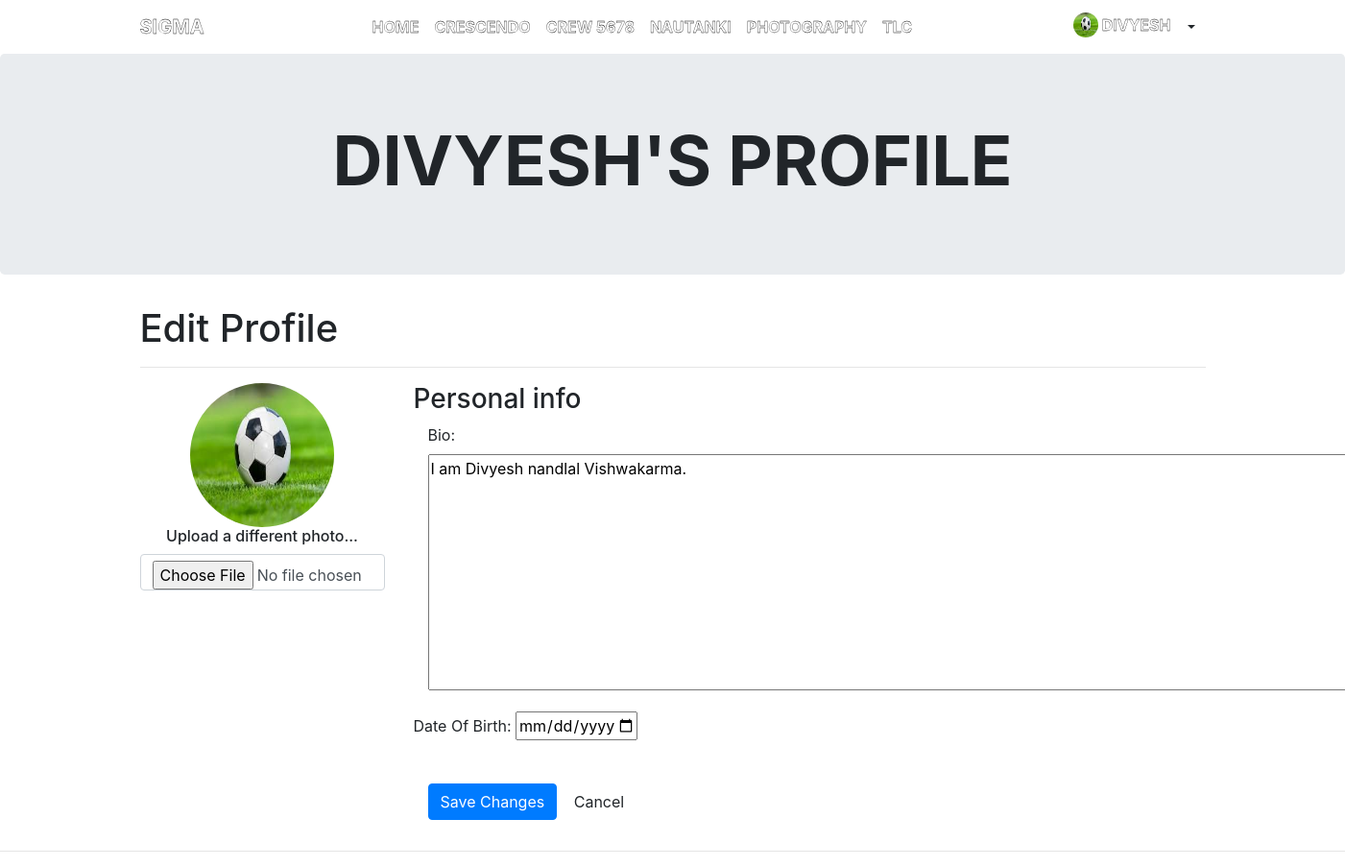
Before: /profile/1 with the older database file.
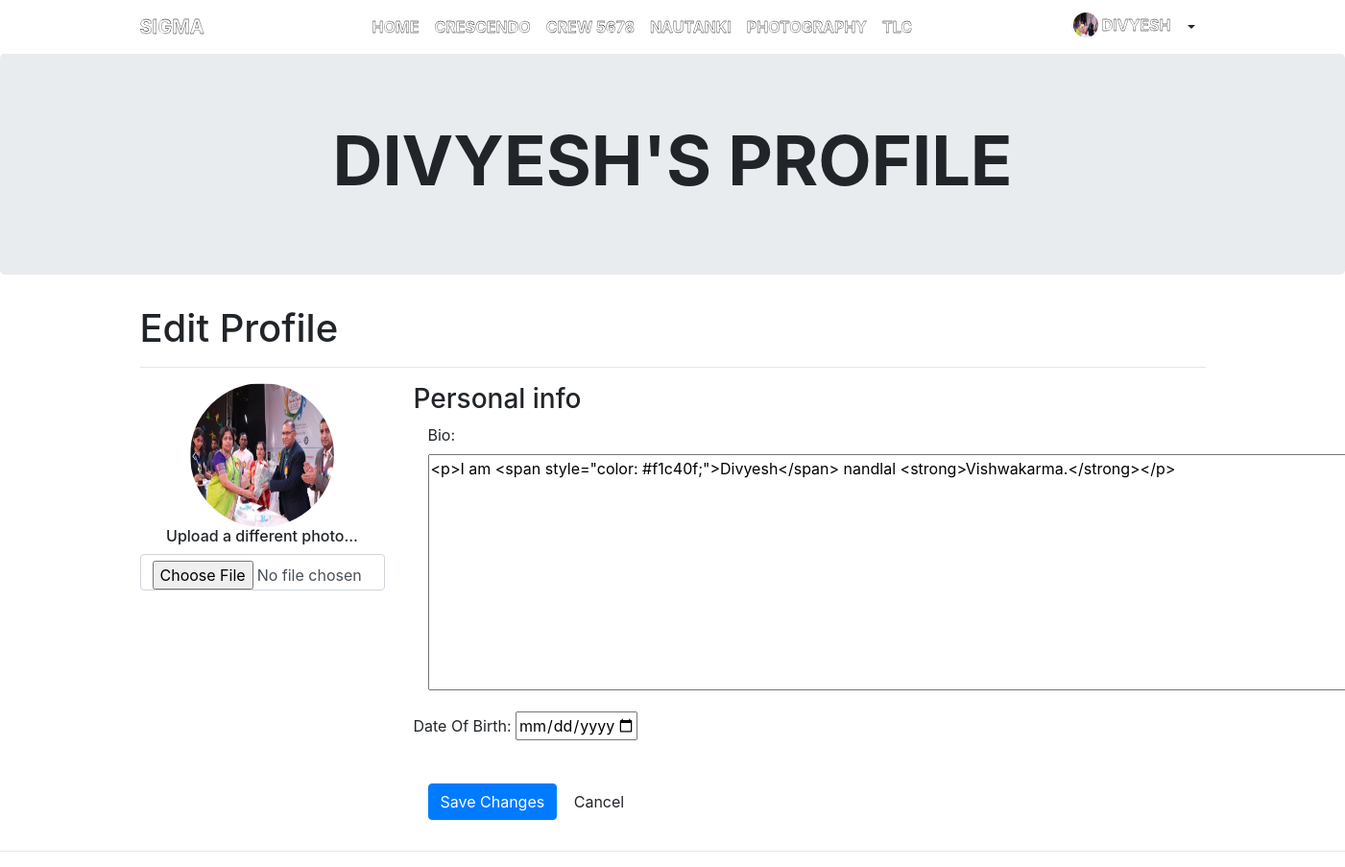
After: the same page with the newer database file.
### society/models.py (models this page shows, shortened)
class User(AbstractUser):
    pass

class Profile(models.Model):
    user=models.OneToOneField(User, on_delete=models.CASCADE, related_name="userofprofile")
    bio=models.TextField(max_length=500, help_text="Describe Yourself in 500 words or less", blank=True)
    dob=models.DateField(help_text="Date of Birth", blank=True)
    pic=models.ImageField(upload_to='images', blank=True)

### society/views.py (the view)
# urls.py: path("profile/<str:userid>", views.profile, name="profile"),
def profile(request, userid):
    user=User.objects.get(pk=userid)
    if request.method == "POST":
        user=user
        bio=request.POST["bio"]
        dob=request.POST["dob"]
        pic=request.FILES.get('pic', False)
        try:
            oldProfile=Profile.objects.get(pk=userid)
            if bio:
                oldProfile.bio=bio
            else:
                pass
            if dob:
                oldProfile.dob=dob
            else:
                pass
            if pic:
                oldProfile.pic=pic
            else:
                pass
            oldProfile.save()
            return HttpResponseRedirect(reverse("society:index"), {
                "message":"Profile was updated successfully"
            })
        except ObjectDoesNotExist:
            newProfile=Profile(user=user, bio=bio, dob=dob, pic=pic)
            newProfile.save()
            return HttpResponseRedirect(reverse("society:index"), {
                "message":"Profile was created successfully"
            })
    else:
        login(request, user)
        try:
            profile=Profile.objects.get(pk=userid)
        except ObjectDoesNotExist:
            profile=""
        return render(request, "society/profile.html", {
            "user":user,
            "profile":profile
        })

### society/templates/society/profile.html (shortened to what this page needs)
{% extends "society/layout.html" %}
{% block body %}
<div class="jumbotron text-center">
    <h1 class="font-weight-bold display-3 p-1">{{ user.username|upper }}'S PROFILE</h1>
</div>
<div class="container">
    <h1>Edit Profile</h1>
      <hr>
    <form class="form-horizontal" enctype="multipart/form-data" role="form" action="{% url 'society:profile' user.id %}" method="POST">
	<div class="row">
      <div class="col-md-3">
        <div class="text-center">
          <img src="{{ profile.pic.url }}" class="avatar img-circle" alt="avatar" style="height: 150px; width: 150px; border-radius: 75px;">
          <h6>Upload a different photo...</h6>
          <input type="file" class="form-control" name="pic">
        </div>
      </div>
      <div class="col-md-9 personal-info">
        <h3>Personal info</h3>
          <div class="form-group">
            <label class="col-lg-3 control-label">Bio:</label>
            <div class="col-lg-8">
              <textarea rows="10" cols="100" name="bio" placeholder="Enter Your Short Description here within 500 words.">{{ profile.bio }}</textarea>
            </div>
          </div>
          <div class="form-group">
            <label for="start">Date Of Birth:</label>
            <input type="date" id="start" name="dob" value="{{ profile.dob }}" min="1980-01-01" max="2021-01-01">
          </div>
          <div class="form-group">
            <div class="col-md-8">
              <input type="submit" class="btn btn-primary" value="Save Changes">
              <input type="reset" class="btn btn-default" value="Cancel">
            </div>
          </div>
        </form>
      </div>
<hr>
{% endblock body %}

### society/templates/society/layout.html (shortened to what this page needs)
{% load static %}
<!DOCTYPE html>
<html lang="en">
<head>
    <link rel="stylesheet" href="https://cdn.jsdelivr.net/npm/bootstrap@4.5.3/dist/css/bootstrap.min.css">
    <link rel="stylesheet" href="{% static 'society/styles.css' %}">
    <header class="header">
        <nav class="navbar navbar-expand-lg fixed-top py-1">
            <div class="container"><a href="{% url 'society:index' %}" class="navbar-brand mb-1 text-uppercase font-weight-bold">SIGMA</a>
                <div id="navbarSupportedContent" class="collapse navbar-collapse d-flex justify-content-between">
                    <ul class="navbar-nav ml-auto">
                        <li class="nav-item mb-1 active"><a href="{% url 'society:index' %}" class="nav-link text-uppercase font-weight-bold">Home </a></li>
                        <li class="nav-item mb-1"><a href="{% url 'crescendo:index' %}" class="nav-link text-uppercase font-weight-bold">Crescendo</a></li>
                        <li class="nav-item mb-1"><a href="{% url 'crew5678:index' %}" class="nav-link text-uppercase font-weight-bold">Crew 5678</a></li>
                        <li class="nav-item mb-1"><a href="{% url 'nautanki:index' %}" class="nav-link text-uppercase font-weight-bold">Nautanki</a></li>
                        <li class="nav-item mb-1"><a href="{% url 'photography:index' %}" class="nav-link text-uppercase font-weight-bold">Photography</a></li>
                        <li class="nav-item mb-1"><a href="{% url 'tlc:index' %}" class="nav-link text-uppercase font-weight-bold">TLC</a></li>
                    </ul>
                    <ul class="navbar-nav ml-auto">
                        {% if user.is_authenticated %}
                        <li class="btn-group">
                            <button type="button" class="nav-link btn mb-1 bg-transparent font-weight-bold text-uppercase"><img alt="Update Profile Pic" class="mb-1" src="{{ user.userofprofile.pic.url }}" style="height:26px; width:26px; border-radius:13px;"> {{ user.username }}</button>
                            <button type="button" class="btn btn-sm mb-1 bg-transparent dropdown-toggle dropdown-toggle-split" data-toggle="dropdown" aria-haspopup="true" aria-expanded="false">
                            </button>
                        </li>
                        {% endif %}
                    </ul>
                </div>
            </div>
        </nav>
    </header>
</head>
<body>
    {% block body %}
    {% endblock body %}
</body>
</html>

### society/static/society/styles.css (style rules this page uses)
.navbar { transition: all 0.4s; }
.navbar .nav-link { color: #fff; }
.navbar .navbar-brand { color: #fff; }
body { padding-top: 4%; min-height: 110vh; }
.nav-link, .navbar-brand, .myMargin { color: white; -webkit-text-stroke-width: 0.3px; -webkit-text-stroke-color: black; }

Changed rows visible on the page:
changed User "DIVYESH": userofprofile.pic: a different picture
changed Profile: pic: a different picture; bio "I am Divyesh nandlal Vishwakarma." → "<p>I am <span style=\"color: #f1c40f;\">Divyesh</span> nandlal <strong>Vishwakarma.</strong></p>"
